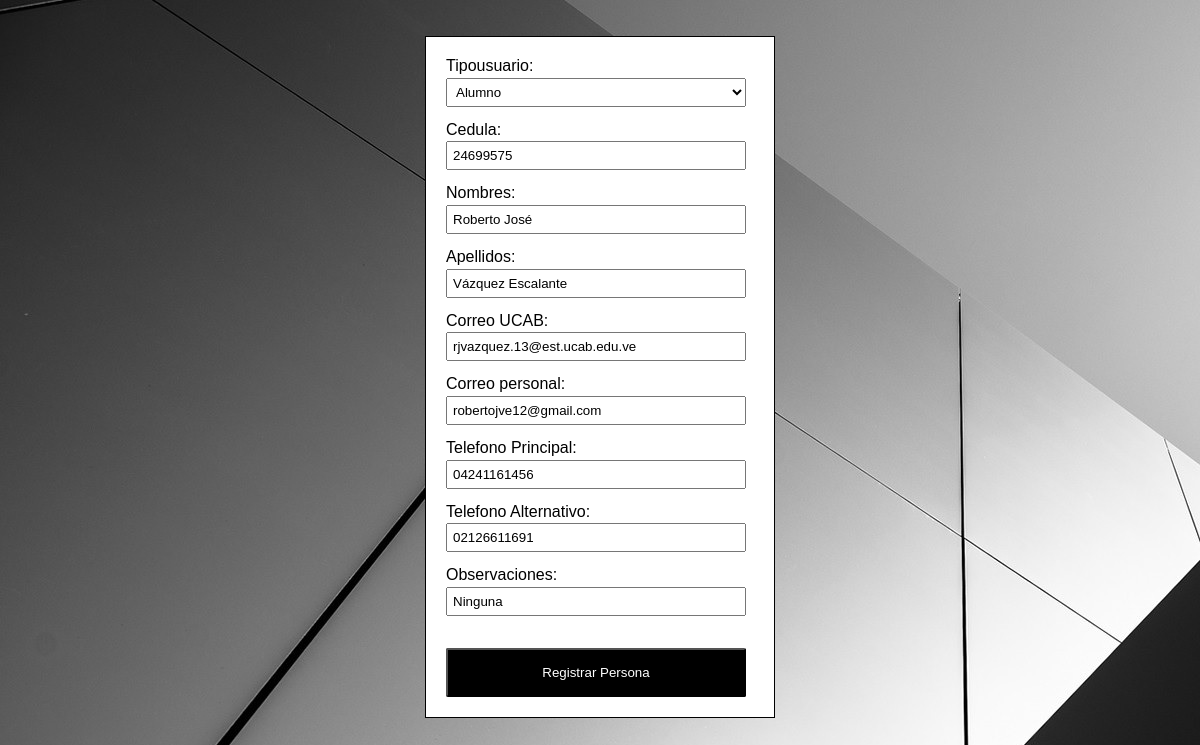
/24699575/editarpersona (signed in), run on an earlier commit of the app's database.
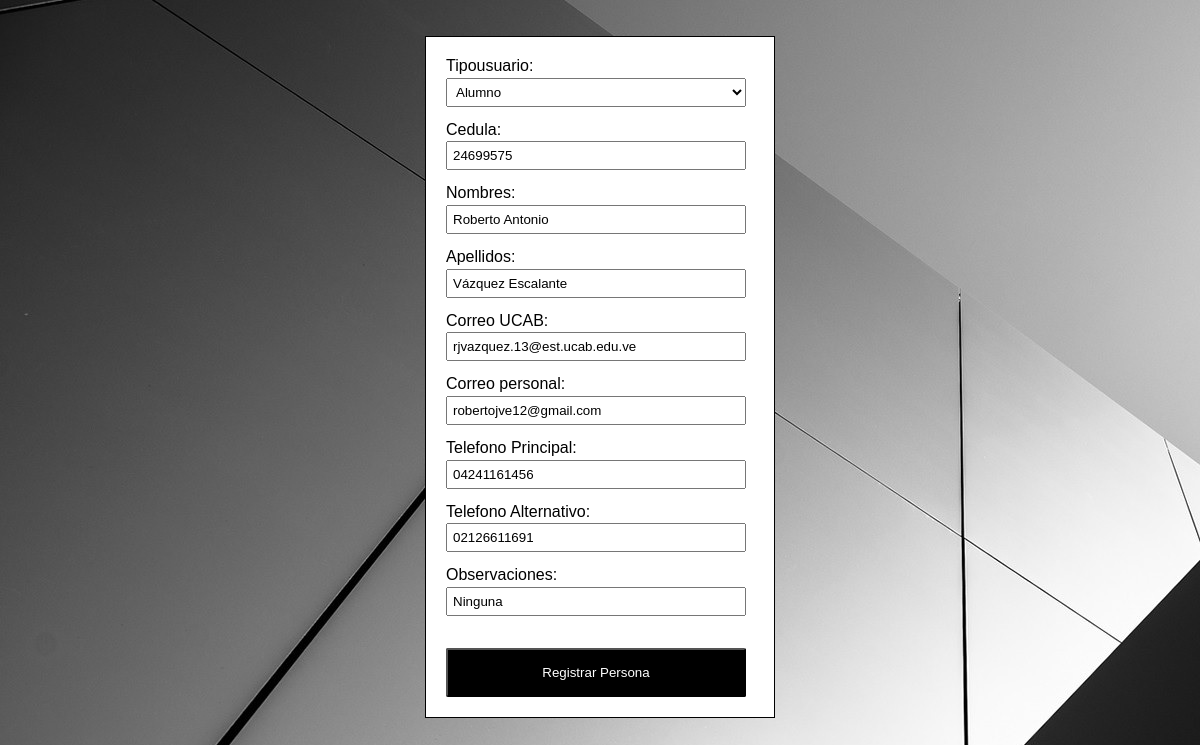
And on a later commit of the database.
### gestionusuarios/models.py (models this page shows, shortened)
class Persona(models.Model):
    Tipousuario = models.ForeignKey(Tipo, null=True, on_delete=models.CASCADE)
    Cedula = models.CharField(unique=True, max_length=9)
    Nombres = models.CharField(max_length=40)
    Apellidos = models.CharField(max_length=40)
    Correoucab = models.CharField(blank=True, max_length=45)
    Correopersonal = models.CharField(max_length=45)
    TelefonoPrincipal = models.CharField(max_length=11)
    TelefonoSecundario = models.CharField(max_length=11)
    Observaciones = models.CharField(max_length=200)

### gestionusuarios/views.py (the view)
# urls.py: path('<int:idpersona>/editarpersona', views.editar_persona, name='editar_persona'),
def editar_persona(request, idpersona):
    if request.user.is_authenticated:
        p = Persona.objects.get(Cedula=idpersona)
        if request.method == 'GET':
            form = UsuarioForm(instance=p)
        else:
            form = UsuarioForm(request.POST, instance=p)
            if form.is_valid():
                form.save()
            return redirect('/consultarpersona')
        return render(request, "gestionusuarios/nuevapersona.html", {'form': form})
    return redirect('/login')

### gestionusuarios/models.py (called while the page is built)
    def __str__(self):
        return self.Nombretipo

### gestionusuarios/templates/gestionusuarios/nuevapersona.html (shortened to what this page needs)
{% load static %}
<head>
    <link rel="stylesheet" href="{% static 'gestionusuarios/styles/nav.css' %}">
    <link rel="stylesheet" href="{% static 'gestionusuarios/styles/formulario.css' %}">
</head>
{% block content %}
<body background="static/gestionusuarios/imagenes/fondoproyecto.jpg">
<br></br>
<div id="persona">
    <form method="POST">
        {{ form.as_p }}
        <br>
        <button type="submit" class="btn btn-color">Registrar Persona</button>
    </form>
</div>
</body>
{% endblock %}

What changed in the data, as far as the page shows it:
changed Persona "Alumno": Nombres "Roberto José" → "Roberto Antonio"
